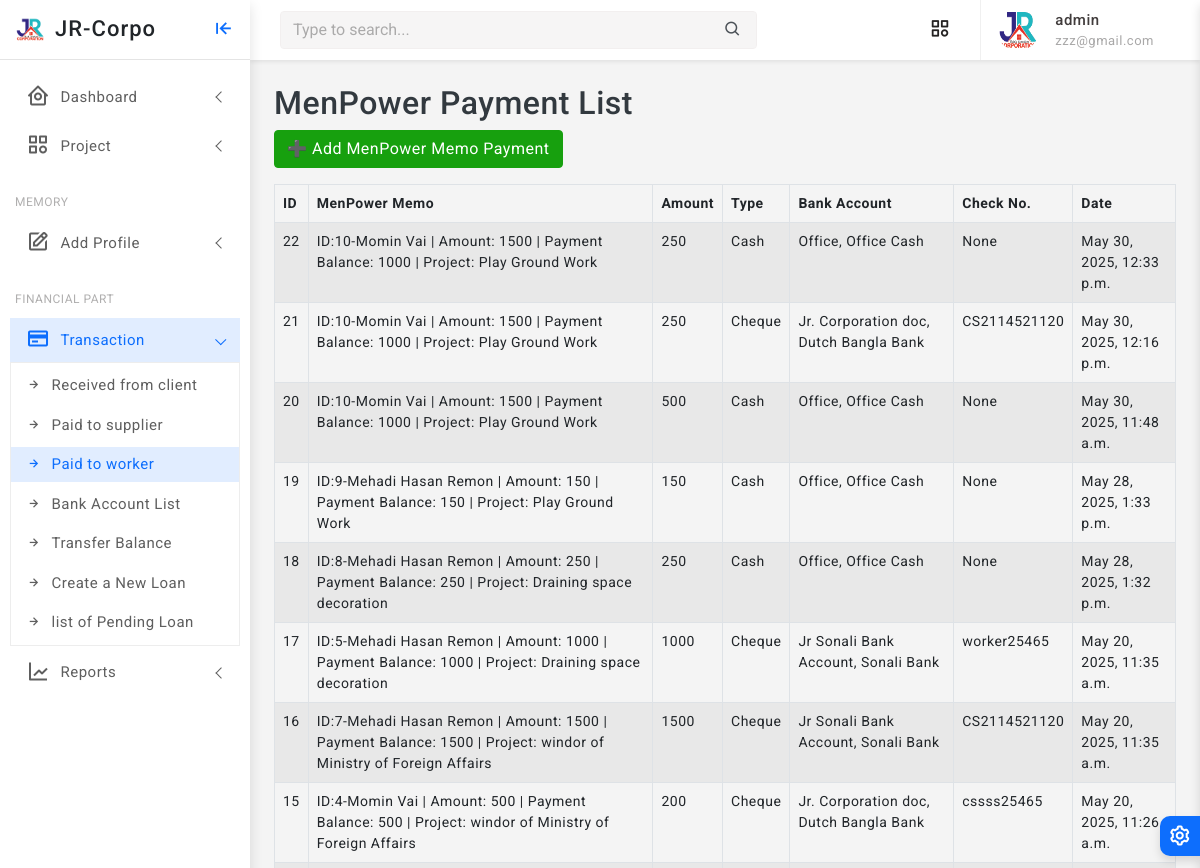
The app's page /menpower-payment/list/ (signed in, upper part), older data.
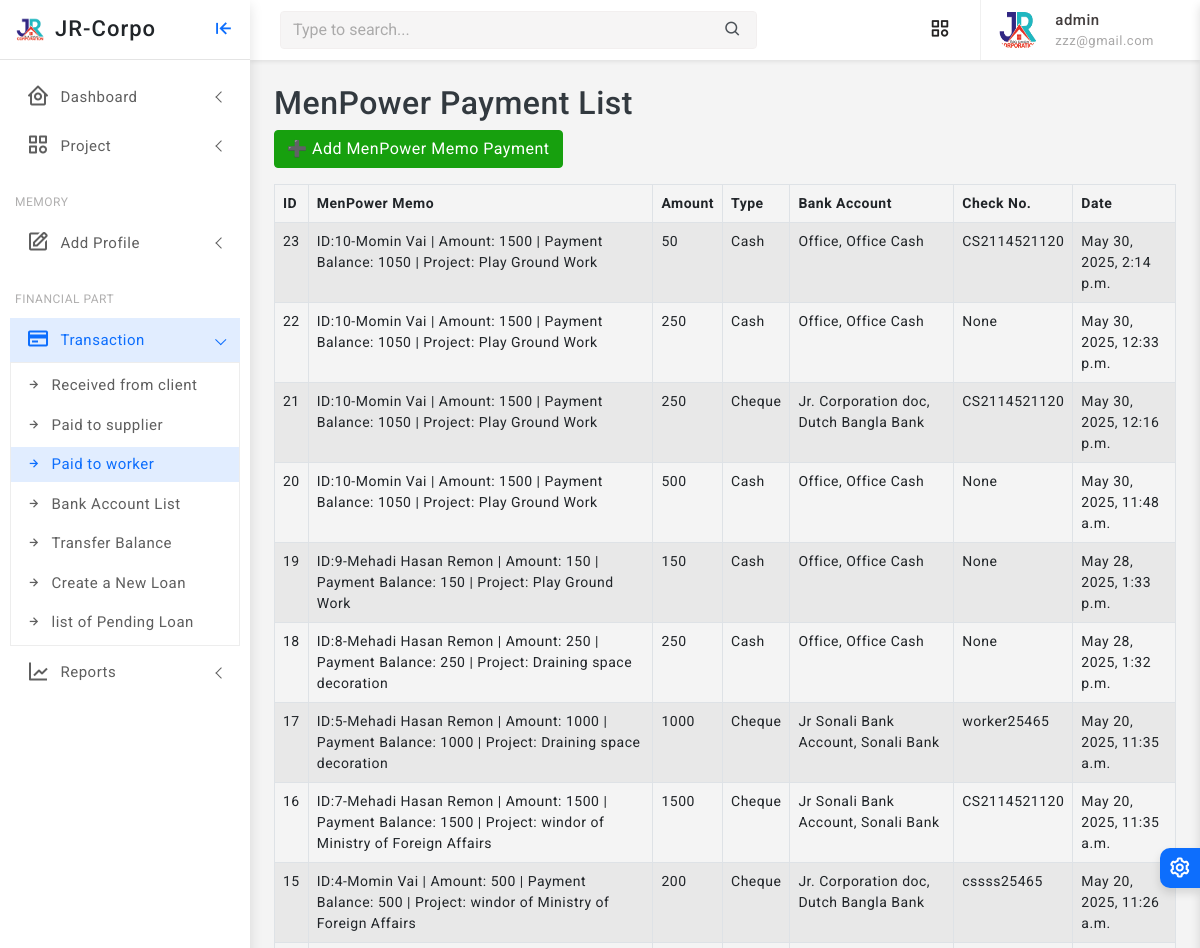
The same page, newer data.
### finance/models.py (models this page shows, shortened)
class MenPowerPayment(models.Model):
    PAYMENT_TYPE_CHOICES = [
        ('CASH', 'Cash'),
        ('BANK', 'Bank Deposit'),
        ('MOBILE', 'Bkash / Nogod / Rocket'),
        ('CHEQUE', 'Cheque'),
    ]
    menpowermemo = models.ForeignKey('core.ManpowerMemo', on_delete=models.CASCADE)
    amount = models.PositiveIntegerField()
    type = models.CharField(max_length=20, choices=PAYMENT_TYPE_CHOICES)
    bank_account = models.ForeignKey('BankAccount', on_delete=models.PROTECT)
    check_number = models.CharField(max_length=100, blank=True, null=True, help_text="Only fill this if payment is not Cash.")
    is_payment_done = models.BooleanField(default=False)
    created_at = models.DateTimeField(auto_now_add=True, blank=True, null=True)

class BankAccount(models.Model):
    ACCOUNT_TYPES = [
        ('CASH', 'Cash'),
        ('BANK', 'Bank Deposit'),
        ('MOBILE', 'Bkash / Nogod / Rocket'),
        ('CHEQUE', 'Cheque'),
    ]
    bank = models.ForeignKey(Bank, on_delete=models.SET_NULL, null=True, blank=True, help_text="Select bank name")
    account_name = models.CharField(max_length=100, help_text="Account holder's name")
    account_number = models.CharField(max_length=50, unique=True)
    account_type = models.CharField(max_length=10, choices=ACCOUNT_TYPES, default='SAVINGS')
    balance = models.PositiveIntegerField(default=0)
    created_at = models.DateTimeField(auto_now_add=True)
    def __str__(self):
        return f"{self.account_name}, {self.bank}"
    class Meta:
        verbose_name = "Bank Account"
        verbose_name_plural = "Bank Accounts"

class Bank(models.Model):
    name = models.CharField(max_length=100)
    def __str__(self):
        return self.name

### core/models.py (models this page shows, shortened)
class ManpowerMemo(models.Model):
    project = models.ForeignKey(Project, on_delete=models.CASCADE, related_name='manpower_memos')
    worker = models.ForeignKey(MenPower, on_delete=models.CASCADE, related_name='memos')
    amount = models.PositiveIntegerField(default=0)
    payment_balance = models.PositiveIntegerField(default=0)
    is_payment_done = models.BooleanField(default=False, null=True, blank=True)
    created_at = models.DateTimeField(auto_now_add=True)
    updated_at = models.DateTimeField(auto_now=True)
    def __str__(self):
        return f"ID:{self.id}-{self.worker} | Amount: {self.amount} | Payment Balance: {self.payment_balance} | Project: {self.project.name}"

class Organization(models.Model):
    name = models.CharField(max_length=255, unique=True)
    location = models.CharField(max_length=255)
    phone = models.CharField(max_length=20)
    logo = models.ImageField(upload_to='media/logos/', blank=True, null=True)
    created_at = models.DateTimeField(auto_now_add=True)
    updated_at = models.DateTimeField(auto_now=True)
    class Meta:
        abstract = True
    def __str__(self):
        return self.name

class MenPower(Organization):
    pass

class Project(models.Model):
    STATUS_CHOICES = [
        ('RUNNING', 'Running'),
        ('TRIAL', 'Trial Period'),
        ('CLOSED', 'Closed'),
        ('OTHER', 'Other'),
    ]
    company = models.ForeignKey(Company, on_delete=models.CASCADE, related_name='projects')
    name = models.CharField(max_length=255)
    location = models.CharField(max_length=255)
    approximate_bill = models.PositiveIntegerField(default=0)
    current_cost = models.PositiveIntegerField(default=0, null=True, blank=True)
    final_bill = models.PositiveIntegerField(default=0, null=True, blank=True)
    current_paid = models.PositiveIntegerField(default=0, null=True, blank=True)
    created_at = models.DateTimeField(auto_now_add=True)
    updated_at = models.DateTimeField(auto_now=True)
    status = models.CharField(max_length=10, null=True, blank=True, choices=STATUS_CHOICES, default='RUNNING')

### finance/views.py (the view)
# urls.py: path('menpower-payment/list/', views.menpower_payment_list, name='menpower_payment_list'),
@staff_required
def menpower_payment_list(request):
    payments = MenPowerPayment.objects.select_related('menpowermemo', 'bank_account').all().order_by('-id')[:150]
    return render(request, 'payment/menpower_payment_list.html', {'payments': payments})

### finance/views.py (called while the page is built)
def staff_required(view_func):
    return user_passes_test(lambda u: u.is_authenticated and u.is_staff)(view_func)

### finance/templates/payment/menpower_payment_list.html
{% extends 'partials/base0.html' %}
{% load static %}
{% block content %}
    <h2>MenPower Payment List</h2>
    <a href="{% url 'create_menpower_payment' %}" class="btn btn-success mb-3">➕ Add MenPower Memo Payment</a>
    <table class="table table-bordered table-striped">
        <thead>
            <tr>
                <th>ID</th>
                <th>MenPower Memo</th>
                <th>Amount</th>
                <th>Type</th>
                <th>Bank Account</th>
                <th>Check No.</th>
                <th>Date</th>
            </tr>
        </thead>
        <tbody>
            {% for payment in payments %}
                <tr>
                    <td>{{ payment.id }}</td>
                    <td>{{ payment.menpowermemo }}</td>
                    <td>{{ payment.amount }}</td>
                    <td>{{ payment.get_type_display }}</td>
                    <td>{{ payment.bank_account }}</td>
                    <td>{{ payment.check_number }}</td>
                    <td>{{ payment.created_at|default:"-" }}</td>
                </tr>
            {% empty %}
                <tr>
                    <td colspan="8">No supplier payments found.</td>
                </tr>
            {% endfor %}
        </tbody>
    </table>
{% endblock %}

Row changes from the older to the newer data that the page shows:
added MenPowerPayment: id "23", menpowermemo "ID:10-Momin Vai | Amount: 1500 | Payment Balance: 1050 | Project: Play Ground Work", amount "50", type "Cash", bank_account "Office, Office Cash", check_number "CS2114521120", created_at "May 30, 2025, 2:14 p.m."
changed through a linked row, MenPowerPayment "May 30, 2025, 12:33 p.m.": menpowermemo "ID:10-Momin Vai | Amount: 1500 | Payment Balance: 1000 | Project: Play Ground Work" → "ID:10-Momin Vai | Amount: 1500 | Payment Balance: 1050 | Project: Play Ground Work"
changed through a linked row, MenPowerPayment "May 30, 2025, 12:16 p.m.": menpowermemo "ID:10-Momin Vai | Amount: 1500 | Payment Balance: 1000 | Project: Play Ground Work" → "ID:10-Momin Vai | Amount: 1500 | Payment Balance: 1050 | Project: Play Ground Work"
changed through a linked row, MenPowerPayment "May 30, 2025, 11:48 a.m.": menpowermemo "ID:10-Momin Vai | Amount: 1500 | Payment Balance: 1000 | Project: Play Ground Work" → "ID:10-Momin Vai | Amount: 1500 | Payment Balance: 1050 | Project: Play Ground Work"
